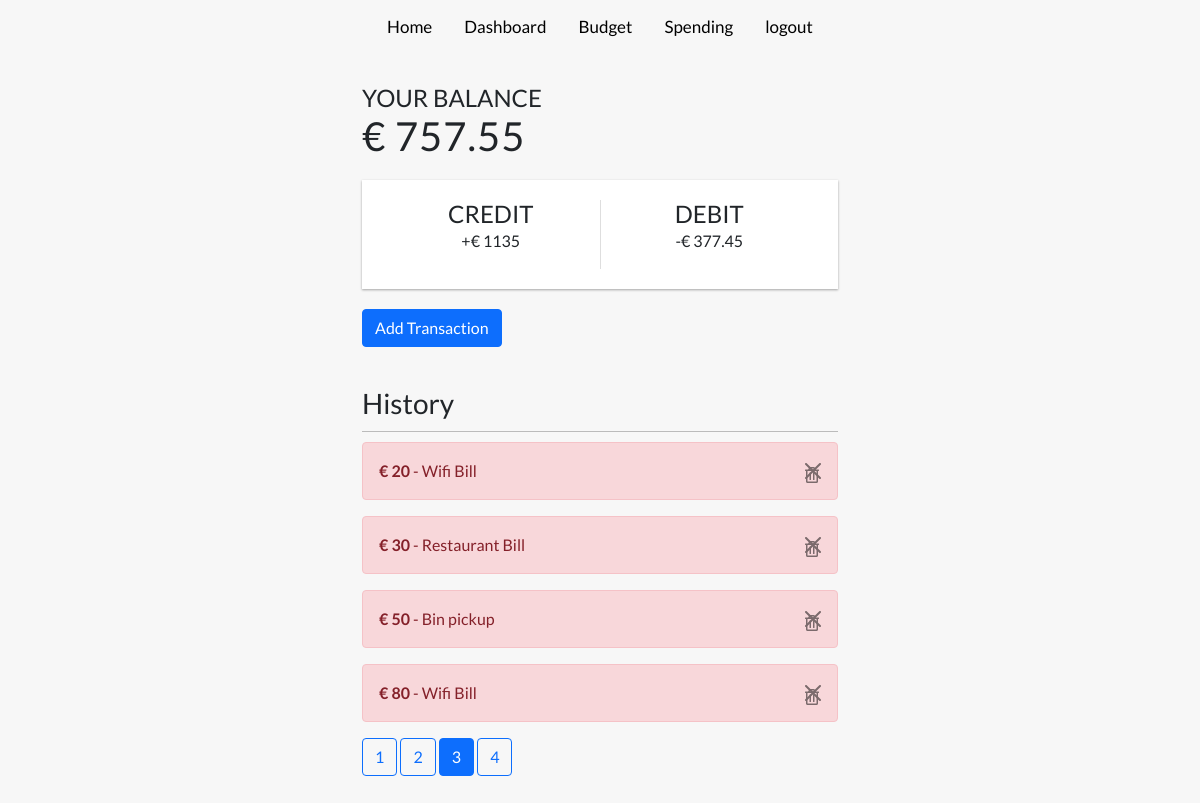
Page /home?page=3 (signed in) on the committed database.
### app.py (models this page shows, shortened)
class Account(db.Model):
    id = db.Column(db.Integer, primary_key=True)
    money = db.Column(db.Integer, nullable=False, default=0)
    user_id = db.Column(db.Integer, db.ForeignKey('user.id'), nullable=False)
    entry_type = db.Column(db.Text, nullable=False)
    description = db.Column(db.Text, nullable=False)
    dt = db.Column(db.DateTime, nullable=False, default=datetime.utcnow())
    current_month = db.Column(db.Integer, nullable=True)
    day_month = db.Column(db.Text, nullable=True)

### app.py (the view, shortened to what this page needs)
@app.route('/', methods=['GET', 'POST'])
@app.route("/home", methods=['GET', 'POST'])
@login_required
def home():
    user_account = User.query.filter_by(username=current_user.username).first()
    account_balance = Account.query.filter_by(author=current_user, entry_type="credit").all()
    cash =  (sum([fund.money for fund in account_balance]))
    account_debit = Account.query.filter_by(author=current_user, entry_type="debit").all()
    debit_cash =  (sum([fund.money for fund in account_debit]))
    current_balance = cash - debit_cash
    page = request.args.get('page', 1, type=int)
    all_cash = Account.query.filter_by(author=current_user).order_by(Account.dt.desc()).paginate(page=page, per_page=4)
    return render_template('app.html', data=user_account, cash=cash, debit_cash=debit_cash, balance=current_balance, all_cash=all_cash)

### app.py (called while the page is built)
@login_manager.user_loader
def load_user(user_id):
    return User.query.get(int(user_id))

### templates/app.html (shortened to what this page needs)
<!DOCTYPE html>
<html lang="en">
  <head>
    <link
      href="https://cdn.jsdelivr.net/npm/bootstrap@5.1.3/dist/css/bootstrap.min.css"
      rel="stylesheet"
    />
    <link href="static/signin.css" rel="stylesheet" />
    <link rel="stylesheet" href="https://use.fontawesome.com/releases/v5.7.2/css/all.css">
  </head>
  <body>
    <header>
      <div class="topnav">
        {% if current_user.is_authenticated %}
        <a href="{{url_for('home')}}">Home</a>
         <a href="{{url_for('dashboard')}}">Dashboard</a>
          <a href="{{url_for('createBudget')}}">Budget</a>
          <a href="{{url_for('monthexpense')}}">Spending</a>
        <a href="{{url_for('logout')}}">logout</a>
        {% else %}
        <a href="{{url_for('login')}}">Login</a>
        {% endif %}
      </div>
    </header>
    <div class="container">
      <h4>Your Balance</h4>
      <h1 id="balance">€ {{balance}}</h1>
      <div class="inc-exp-container">
        <div>
          <h4>Credit</h4>
          <p id="money-plus" class="money plus">+€ {{cash}}</p>
        </div>
        <div>
          <h4>Debit</h4>
          <p id="money-minus" class="money minus">-€ {{debit_cash}}</p>
        </div>
      </div>
      <button
        type="button"
        class="btn btn-primary"
        data-bs-toggle="modal"
        data-bs-target="#exampleModal"
      >
        Add Transaction
      </button>
      <h3>History</h3>
      {% for cash in all_cash.items %}
      {% if cash.entry_type == "credit"%}
      <div class="alert alert-success alert-dismissible fade show" role="alert">
        <strong>€ {{cash.money}}</strong> - {{cash.description}}
        <a
          type="button"
          aria-label="Close"
          id="close"
          class="btn-close"
          href="/delete/{{cash.id}}"
        >
       <i class="far fa-trash-alt"></i>
      </a>
      </div>
      {% else %}
      <div class="alert alert-danger alert-dismissible fade show" role="alert">
        <strong>€ {{cash.money}}</strong> - {{cash.description}}
        <a
          type="button"
          aria-label="Close"
          id="close"
          class="btn-close"
          href="/delete/{{cash.id}}"
        >
       <i class="far fa-trash-alt"></i>
      </a>
      </div>
      {% endif %}
    {% endfor %}
    {% for page_num in all_cash.iter_pages(left_edge=1, right_edge=1, left_current=1, right_current=2) %}
      {% if page_num %}
        {% if all_cash.page == page_num %}
          <a class="btn btn-primary mb-4" href="{{ url_for('home', page=page_num) }}">{{ page_num }}</a>
        {% else %}
          <a class="btn btn-outline-primary mb-4" href="{{ url_for('home', page=page_num) }}">{{ page_num }}</a>
        {% endif %}
      {% else %}
        ...
      {% endif %}
    {% endfor %}
  </body>
</html>

### static/signin.css (style rules this page uses)
:root { --box-shadow: 0 1px 3px rgba(0, 0, 0, 0.12), 0 1px 2px rgba(0, 0, 0, 0.24); }
* { box-sizing: border-box; }
body { background-color: #f7f7f7; display: flex; flex-direction: column; align-items: center; justify-content: center; margin: 0; font-family: "Lato", sans-serif; }
.container { margin: 30px auto; width: 500px; }
h1 { letter-spacing: 1px; margin: 0; }
h3 { border-bottom: 1px solid #bbb; padding-bottom: 10px; margin: 40px 0 10px; }
h4 { margin: 0; text-transform: uppercase; }
.inc-exp-container { background-color: #fff; box-shadow: var(--box-shadow); padding: 20px; display: flex; justify-content: space-between; margin: 20px 0; }
.inc-exp-container > div { flex: 1; text-align: center; }
.inc-exp-container > div:first-of-type { border-right: 1px solid #dedede; }
.topnav a { float: left; color: #000000; text-align: center; padding: 14px 16px; text-decoration: none; font-size: 17px; }

### rows in the picture
Account: money "20", description "Wifi Bill"
Account: money "30", description "Restaurant Bill"
Account: money "50", description "Bin pickup"
Account: money "80", description "Wifi Bill"

### other values in the picture
{{ balance }} "757.55"
{{ cash }} "1135"
{{ debit_cash }} "377.45"
{{ page_num }} "1" "2" "4"
{{ page_num }} "3"
